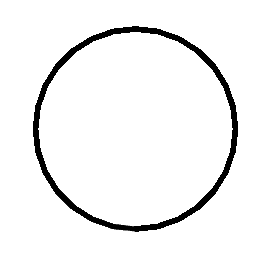
#> input picture KojoNewDataset/Task1/ground_truth_python.png, 271 x 271 px; its folder holds 2 pictures in this run
$ python audit_kojobench.py
#> lines starting #> are read from the running program, lines starting #| are printed output that depends on the picture; after the words box and inside, x2 and y2 are one past the last pixel; in counts of white or black regions, pixels touching at a corner belong together
"""
audit_kojobench.py

Visual audit tool for KojoNewDataset.
For each task it shows ground truth vs generated side by side, with a
shape-similarity score that is robust to canvas-position differences.

Better metric than raw IoU
--------------------------
Raw pixel IoU fails when the same shape is drawn at a different canvas
position (which happens because the Kojo turtle always starts at the
canvas centre, while the ground-truth images may be cropped/positioned
differently).

This script uses *Normalised Shape Similarity* (NSS):
  1. Binarise both images (drawn pixels vs white background).
  2. Crop each to its tight bounding box.
  3. Pad to square, resize to a common size (256 x 256).
  4. Compute IoU on the normalised thumbnails.
  5. Also compute a soft "edge density correlation" for partial-credit
     on shapes that are topologically correct but slightly mis-sized.

The final score is:  score = 0.7 * nss_iou + 0.3 * edge_corr
This penalises wrong shapes more than minor scaling errors.

Usage
-----
    python audit_kojobench.py            # all tasks in KojoNewDataset/
    python audit_kojobench.py --task 3   # single task debug
"""

import argparse
import sys
from pathlib import Path

# Allow imports from the repo root (utils/, models/)
sys.path.insert(0, str(Path(__file__).parent.parent))

import numpy as np
from PIL import Image
import matplotlib
import matplotlib.pyplot as plt
import matplotlib.gridspec as gridspec

# ── Paths ─────────────────────────────────────────────────────────────────────
BASE        = Path(__file__).parent.parent   # repo root
DATASET_DIR = BASE / "KojoNewDataset"
THUMB_SIZE  = 256       # normalised thumbnail side length
BG_LUMA     = 240       # luminance threshold: pixels >= this are background


# ── Metric ────────────────────────────────────────────────────────────────────

def _binarise(img: Image.Image) -> np.ndarray:
    """Return bool mask: True = drawn pixel."""
    # Composite onto white so transparent pixels become white, not black
    if img.mode in ("RGBA", "LA", "P"):
        bg = Image.new("RGB", img.size, (255, 255, 255))
        bg.paste(img.convert("RGBA"), mask=img.convert("RGBA").split()[3])
        img = bg
    arr = np.array(img.convert("RGB"), dtype=np.float32)
    luma = arr[:, :, 0] * 0.299 + arr[:, :, 1] * 0.587 + arr[:, :, 2] * 0.114
    return luma < BG_LUMA


def _normalise_to_thumb(mask: np.ndarray) -> np.ndarray:
    """
    Crop to content bounding box, pad to square, resize to THUMB_SIZE.
    Returns a float32 array in [0, 1].
    """
    rows = np.any(mask, axis=1)
    cols = np.any(mask, axis=0)
    if not rows.any():
        return np.zeros((THUMB_SIZE, THUMB_SIZE), dtype=np.float32)

    r0, r1 = np.where(rows)[0][[0, -1]]
    c0, c1 = np.where(cols)[0][[0, -1]]

    # Add a small padding around the content
    pad = max(10, int((r1 - r0 + c1 - c0) * 0.05))
    r0 = max(0, r0 - pad); r1 = min(mask.shape[0] - 1, r1 + pad)
    c0 = max(0, c0 - pad); c1 = min(mask.shape[1] - 1, c1 + pad)

    crop = mask[r0:r1+1, c0:c1+1].astype(np.uint8) * 255
    h, w = crop.shape
    side = max(h, w)
    square = np.zeros((side, side), dtype=np.uint8)
    y_off = (side - h) // 2
    x_off = (side - w) // 2
    square[y_off:y_off+h, x_off:x_off+w] = crop

    thumb = Image.fromarray(square).resize(
        (THUMB_SIZE, THUMB_SIZE), Image.LANCZOS
    )
    return np.array(thumb, dtype=np.float32) / 255.0


def _edge_density_hist(thumb: np.ndarray, bins: int = 16) -> np.ndarray:
    """Coarse spatial histogram of drawn pixels — captures topology."""
    h, w = thumb.shape
    bh, bw = h // bins, w // bins
    hist = np.zeros((bins, bins), dtype=np.float32)
    for i in range(bins):
        for j in range(bins):
            hist[i, j] = thumb[i*bh:(i+1)*bh, j*bw:(j+1)*bw].mean()
    flat = hist.flatten()
    norm = flat.sum()
    return flat / norm if norm > 0 else flat


CHAMFER_MAX = 20.0  # px on 256×256 thumbnail; chamfer >= this → score 0


def _chamfer_score(thumb_a: np.ndarray, thumb_b: np.ndarray) -> float:
    """
    Normalised Chamfer distance between two shape thumbnails.

    For each drawn pixel in A, find the nearest drawn pixel in B (and vice
    versa). Average those distances, then normalise to [0, 1].

    Why this beats IoU / soft-IoU:
    - Completely stroke-width invariant: a 7px thick GT stroke and a 2px
      thin Kojo stroke of the same circle score ~95% because the Kojo pixels
      sit inside the GT band (avg distance ≈ 1-2px out of CHAMFER_MAX).
    - Measures geometric proximity, not pixel overlap area.
    - Standard metric in computer vision for shape matching.
    """
    from scipy.ndimage import distance_transform_edt

    bin_a = thumb_a > 0.3
    bin_b = thumb_b > 0.3
    if not bin_a.any() or not bin_b.any():
        return 0.0

    dist_to_b = distance_transform_edt(~bin_b)
    dist_to_a = distance_transform_edt(~bin_a)

    a_to_b = float(dist_to_b[bin_a].mean())
    b_to_a = float(dist_to_a[bin_b].mean())
    chamfer = (a_to_b + b_to_a) / 2.0

    return max(0.0, 1.0 - chamfer / CHAMFER_MAX)


def normalised_shape_score(gt_path: Path, gen_path: Path) -> dict:
    """
    Compute shape similarity score between ground truth and generated image.
    Returns a dict with 'score', 'nss_iou', 'edge_corr'.
    """
    gt_img  = Image.open(gt_path)
    gen_img = Image.open(gen_path)

    gt_mask  = _binarise(gt_img)
    gen_mask = _binarise(gen_img)

    gt_thumb  = _normalise_to_thumb(gt_mask)
    gen_thumb = _normalise_to_thumb(gen_mask)

    nss_iou = _chamfer_score(gt_thumb, gen_thumb)

    # 2. Spatial layout correlation (Pearson r on coarse grid histogram)
    gt_hist  = _edge_density_hist(gt_thumb)
    gen_hist = _edge_density_hist(gen_thumb)
    if gt_hist.std() < 1e-6 or gen_hist.std() < 1e-6:
        edge_corr = 0.0
    else:
        edge_corr = float(np.corrcoef(gt_hist, gen_hist)[0, 1])
        edge_corr = max(0.0, edge_corr)

    score = 0.7 * nss_iou + 0.3 * edge_corr
    return {"score": score, "nss_iou": nss_iou, "edge_corr": edge_corr}


# ── Data loading ──────────────────────────────────────────────────────────────

def load_task(task_id: int) -> dict | None:
    task_dir = DATASET_DIR / f"Task{task_id}"
    gt_path  = task_dir / "ground_truth_python.png"
    gen_path = task_dir / "ground_truth_kojo.png"
    prompt_path = task_dir / f"KojoQuery{task_id}.md"

    if not gt_path.exists() or not gen_path.exists():
        print(f"Task {task_id}: missing images, skipping.")
        return None

    desc = ""
    if prompt_path.exists():
        first_line = prompt_path.read_text(encoding="utf-8").strip().splitlines()[0]
        desc = first_line[:60] + ("…" if len(first_line) > 60 else "")

    metrics = normalised_shape_score(gt_path, gen_path)

    return {
        "id":       task_id,
        "desc":     desc,
        "gt_img":   Image.open(gt_path).convert("RGB"),
        "gen_img":  Image.open(gen_path).convert("RGB"),
        "score":    metrics["score"],
        "nss_iou":  metrics["nss_iou"],
        "edge_corr":metrics["edge_corr"],
    }


# ── Colour coding ─────────────────────────────────────────────────────────────

def score_color(s: float) -> str:
    if s >= 0.85: return "#2ecc71"   # green
    if s >= 0.60: return "#f39c12"   # amber
    return "#e74c3c"                  # red


# ── Display ───────────────────────────────────────────────────────────────────

def render_audit(tasks: list[dict]):
    n = len(tasks)
    fig = plt.figure(figsize=(14, 3.5 * n), facecolor="#1a1a2e")
    fig.canvas.manager.set_window_title("KojoNewDataset — Shape Similarity Audit")

    # Overall header
    overall = sum(t["score"] for t in tasks) / n
    fig.suptitle(
        f"KojoNewDataset Audit   |   Tasks: {n}   |   "
        f"Avg score: {overall*100:.1f}%",
        fontsize=14, color="white", y=1.002, fontweight="bold"
    )

    outer = gridspec.GridSpec(n, 1, figure=fig, hspace=0.55)

    for row, t in enumerate(tasks):
        inner = gridspec.GridSpecFromSubplotSpec(
            2, 3,
            subplot_spec=outer[row],
            width_ratios=[1, 1, 0.55],
            height_ratios=[0.18, 1],
            hspace=0.08, wspace=0.15,
        )

        # ── Header row ────────────────────────────────────────────────────────
        ax_hdr = fig.add_subplot(inner[0, :])
        ax_hdr.set_facecolor("#16213e")
        ax_hdr.axis("off")

        color = score_color(t["score"])
        ax_hdr.text(
            0.01, 0.5,
            f"Task {t['id']}  —  {t['desc']}",
            transform=ax_hdr.transAxes,
            fontsize=10, color="white", va="center", ha="left",
        )
        ax_hdr.text(
            0.99, 0.5,
            f"{t['score']*100:.1f}%  "
            f"(NSS-IoU {t['nss_iou']*100:.0f}%  |  "
            f"edge-corr {t['edge_corr']*100:.0f}%)",
            transform=ax_hdr.transAxes,
            fontsize=9, color=color, va="center", ha="right", fontweight="bold",
        )

        # ── Ground truth ──────────────────────────────────────────────────────
        ax_gt = fig.add_subplot(inner[1, 0])
        ax_gt.imshow(t["gt_img"])
        ax_gt.set_title("Ground Truth", fontsize=8, color="#aaaaaa", pad=3)
        ax_gt.axis("off")

        # ── Generated ─────────────────────────────────────────────────────────
        ax_gen = fig.add_subplot(inner[1, 1])
        ax_gen.imshow(t["gen_img"])
        ax_gen.set_title("Generated", fontsize=8, color="#aaaaaa", pad=3)
        ax_gen.axis("off")

        # ── Score bar ─────────────────────────────────────────────────────────
        ax_bar = fig.add_subplot(inner[1, 2])
        ax_bar.set_facecolor("#0f3460")
        ax_bar.axis("off")

        bar_h = 0.22
        metrics = [
            ("Score",     t["score"],     color),
            ("NSS-IoU",   t["nss_iou"],   "#3498db"),
            ("Edge-corr", t["edge_corr"], "#9b59b6"),
        ]
        for k, (label, val, col) in enumerate(metrics):
            y = 0.72 - k * 0.28
            ax_bar.barh(y, val, height=bar_h, color=col, alpha=0.85,
                        left=0, clip_on=False)
            ax_bar.barh(y, 1.0, height=bar_h, color="#ffffff", alpha=0.06,
                        left=0, clip_on=False)
            ax_bar.text(-0.02, y, label, fontsize=7.5, color="white",
                        va="center", ha="right", transform=ax_bar.transData)
            ax_bar.text(val + 0.02, y, f"{val*100:.0f}%",
                        fontsize=7.5, color=col, va="center", ha="left",
                        transform=ax_bar.transData)

        ax_bar.set_xlim(0, 1.35)
        ax_bar.set_ylim(-0.1, 1.0)

    plt.tight_layout()
    plt.show()


# ── Entry point ───────────────────────────────────────────────────────────────

def main():
    parser = argparse.ArgumentParser(description="Audit KojoNewDataset similarity scores.")
    parser.add_argument("--task", type=int, default=None,
                        help="Single task ID to audit (default: all)")
    args = parser.parse_args()

    task_ids = [args.task] if args.task else sorted(
        int(d.name.replace("Task", ""))
        for d in DATASET_DIR.iterdir()
        if d.is_dir() and d.name.startswith("Task")
    )

    tasks = [t for i in task_ids if (t := load_task(i)) is not None]
#> in normalised_shape_score, gt_img is the input picture: PIL image 271x271 RGBA; mean R, G, B, A 242.4, 242.4, 242.4, 255
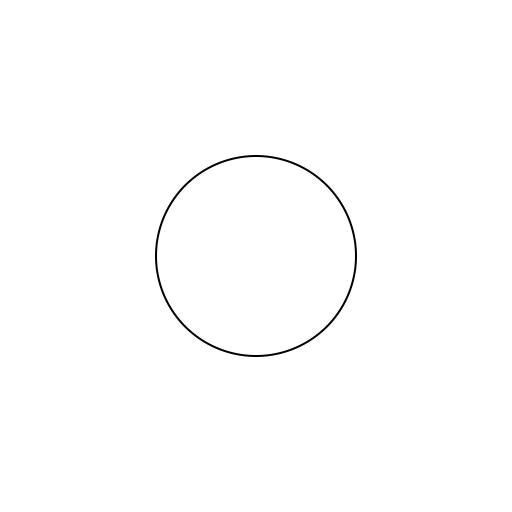
#> input picture KojoBench2/Task1/ground_truth_kojo.png, 512 x 512 px, found by its file name
#> in normalised_shape_score, gen_img is the input picture: PIL image 512x512 RGB; min 0, max 255, mean 253.8
#> in _binarise, `bg = Image.new("RGB", img.size, (255, 255, 255))`: bg: PIL image 271x271 RGB; every value is 255
#> in _binarise, `return luma < BG_LUMA`:
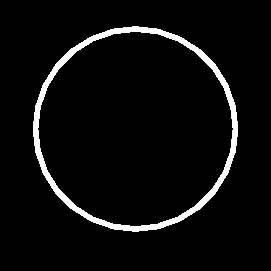
#> returned value: shape (271, 271) bool; 5% white; 1 white region, box (x1, y1, x2, y2) and area: (33, 26, 238, 232) 3640
#> in _binarise (call 2), `return luma < BG_LUMA`:
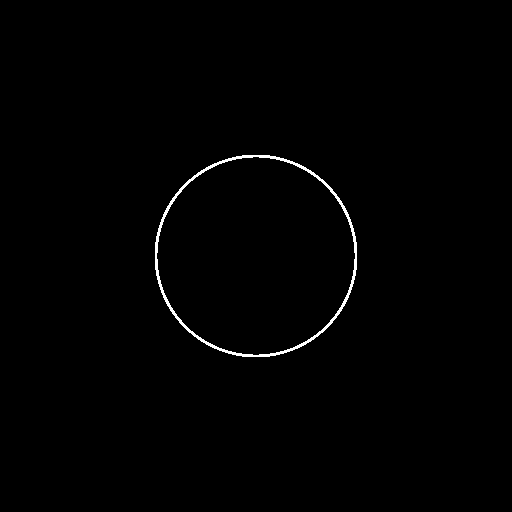
#> returned value: shape (512, 512) bool; 0.69% white in thin lines or dots, all inside (x1, y1, x2, y2) = (155, 155, 357, 357)
#> in _normalise_to_thumb, `r0, r1 = np.where(rows)[0][[0, -1]]`: r0 = 26; r1 = 231
#> in _normalise_to_thumb, `c0, c1 = np.where(cols)[0][[0, -1]]`: c0 = 33; c1 = 237
#> in _normalise_to_thumb, `pad = max(10, int((r1 - r0 + c1 - c0) * 0.05))`: pad = 20
#> in _normalise_to_thumb, `r0 = max(0, r0 - pad)`: r0 = 6
#> in _normalise_to_thumb, `r1 = min(mask.shape[0] - 1, r1 + pad)`: r1 = 251
#> in _normalise_to_thumb, `c0 = max(0, c0 - pad)`: c0 = 13
#> in _normalise_to_thumb, `c1 = min(mask.shape[1] - 1, c1 + pad)`: c1 = 257
#> in _normalise_to_thumb, `crop = mask[r0:r1+1, c0:c1+1].astype(np.uint8) * 255`: crop: shape (246, 245); 6% white; 1 white region, box (x1, y1, x2, y2) and area: (20, 20, 225, 226) 3640
#> in _normalise_to_thumb, `square[y_off:y_off+h, x_off:x_off+w] = crop`:
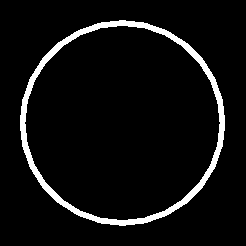
#> square: shape (246, 246); 6% white; 1 white region, box (x1, y1, x2, y2) and area: (20, 20, 225, 226) 3640
#> in _normalise_to_thumb (call 2), `crop = mask[r0:r1+1, c0:c1+1].astype(np.uint8) * 255`: crop: shape (242, 242); 3.1% white in thin lines or dots, all inside (x1, y1, x2, y2) = (20, 20, 222, 222)
#> in _chamfer_score, `bin_a = thumb_a > 0.3`: bin_a: shape (256, 256) bool; 6.2% white; 1 white region, box (x1, y1, x2, y2) and area: (21, 21, 234, 235) 4088
#> in _chamfer_score, `bin_b = thumb_b > 0.3`: bin_b: shape (256, 256) bool; 3.6% white; 1 white region, box (x1, y1, x2, y2) and area: (21, 21, 235, 235) 2340
#> in _chamfer_score, `dist_to_b = distance_transform_edt(~bin_b)`:
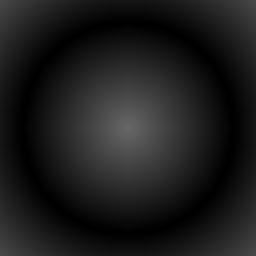
#> dist_to_b: shape (256, 256) float64; min 0, max 103.1, mean 28.4
#> in _chamfer_score, `dist_to_a = distance_transform_edt(~bin_a)`:
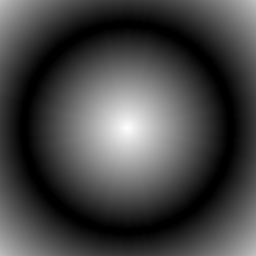
#> dist_to_a: shape (256, 256) float64; min 0, max 99.7, mean 26.9; drawn with min black and max white
#> in _chamfer_score, `a_to_b = float(dist_to_b[bin_a].mean())`: a_to_b = 1.23
#> in _chamfer_score, `b_to_a = float(dist_to_a[bin_b].mean())`: b_to_a = 0.246
#> in _chamfer_score, `chamfer = (a_to_b + b_to_a) / 2.0`: chamfer = 0.736
#> in normalised_shape_score, `nss_iou = _chamfer_score(gt_thumb, gen_thumb)`: nss_iou = 0.963
#> in _edge_density_hist, `flat = hist.flatten()`: flat = 256 values, max 0.485 at index 60, min 0 at index 0, mean 0.06
#> in _edge_density_hist, `norm = flat.sum()`: norm = 15.36
#> in normalised_shape_score, `gt_hist  = _edge_density_hist(gt_thumb)`: gt_hist = 256 values, max 0.0316 at index 60, min 0 at index 0, mean 0.00391
#> in normalised_shape_score, `gen_hist = _edge_density_hist(gen_thumb)`: gen_hist = 256 values, max 0.0289 at index 212, min 0 at index 0, mean 0.00391
#> in normalised_shape_score, `edge_corr = float(np.corrcoef(gt_hist, gen_hist)[0, 1])`: edge_corr = 0.954
#> in normalised_shape_score, `score = 0.7 * nss_iou + 0.3 * edge_corr`: score = 0.961
#> in load_task, `metrics = normalised_shape_score(gt_path, gen_path)`: metrics = {'score': 0.961, 'nss_iou': 0.963, 'edge_corr': 0.954}
#> tasks = 4 items

    if not tasks:
        print("No tasks found. Check KojoNewDataset/ exists and has ground_truth_python.png + ground_truth_kojo.png.")
        sys.exit(1)

    # Print summary table
    print(f"\n{'Task':<6} {'Score':>7} {'NSS-IoU':>9} {'Edge-corr':>11}  Description")
    print("-" * 70)
    for t in tasks:
        print(f"  {t['id']:<4} {t['score']*100:>6.1f}%  "
              f"{t['nss_iou']*100:>7.1f}%  "
              f"{t['edge_corr']*100:>9.1f}%   {t['desc']}")
#> this loop made 4 passes
#|   1      96.1%     96.3%       95.4%
#|   2      96.1%     96.3%       95.4%
#|   3      96.1%     96.3%       95.4%
#|   10     96.1%     96.3%       95.4%
    avg = sum(t["score"] for t in tasks) / len(tasks)
#> avg = 0.961
    print("-" * 70)
    print(f"  {'AVG':<4} {avg*100:>6.1f}%\n")
#|   AVG    96.1%

    render_audit(tasks)
#> in render_audit, `n = len(tasks)`: n = 4
#> in render_audit, `overall = sum(t["score"] for t in tasks) / n`: overall = 0.961
#> the loop in render_audit, `for row, t in enumerate(tasks):` made 4 passes
#> in render_audit, `plt.show()`:
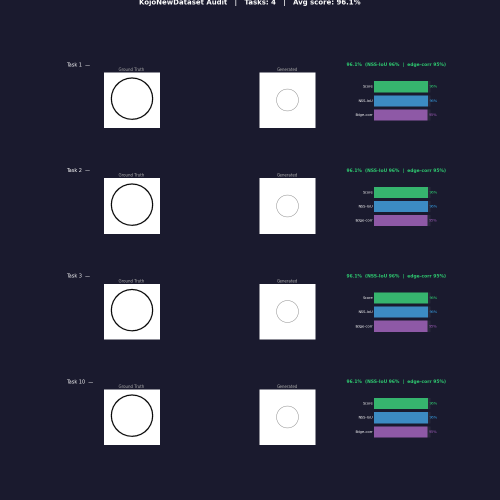
#> figure drawn by matplotlib, 12 panels


if __name__ == "__main__":
    main()
